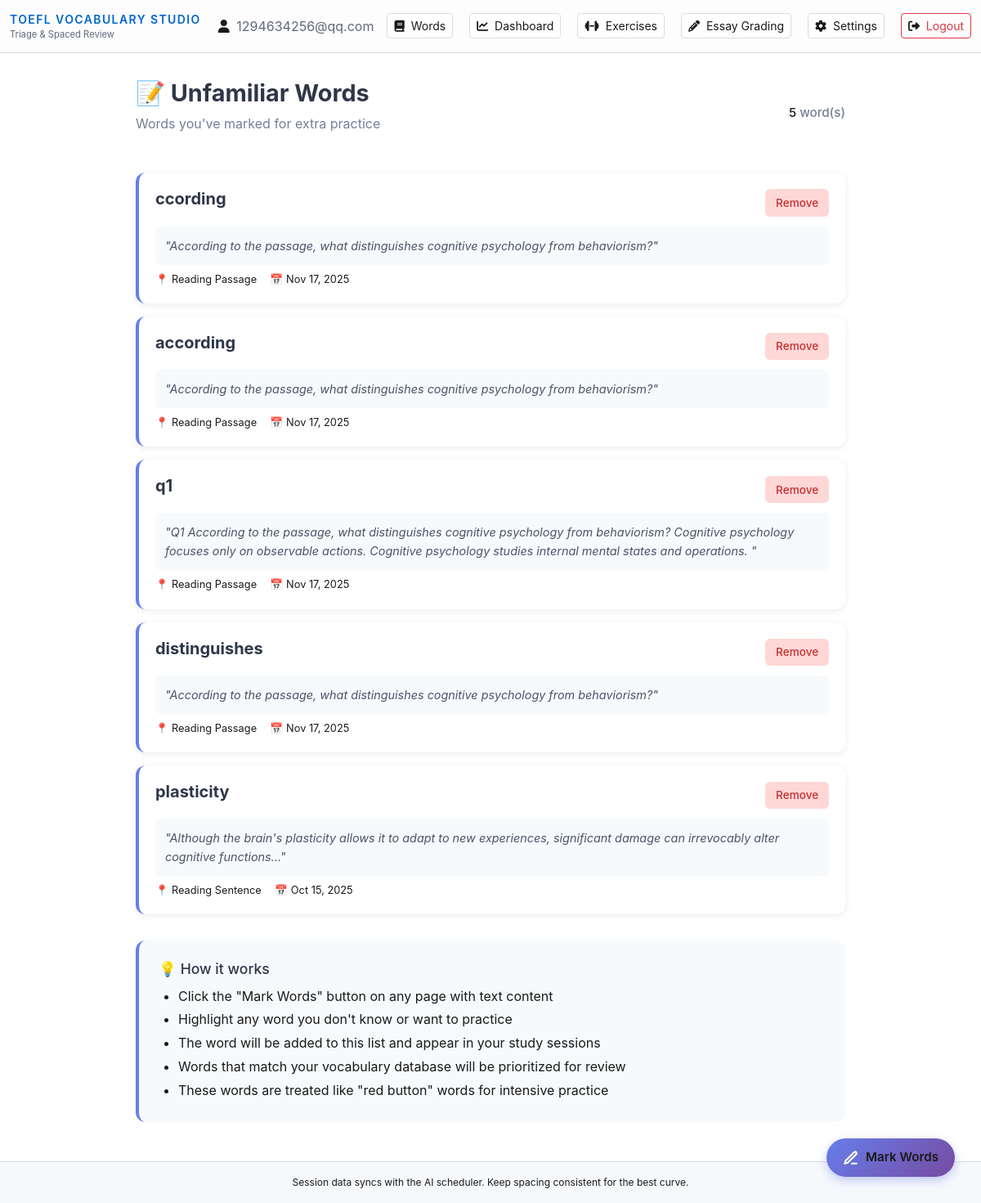
The app's page /vocab/unfamiliar-words (signed in) with its own data.
### models.py (models this page shows, shortened)
class User(db.Model):
    __tablename__ = 'users'
    id = db.Column(db.Integer, primary_key=True, index=True)
    email = db.Column(db.String(255), unique=True, index=True, nullable=False)
    password_hash = db.Column(db.String(255), nullable=False)
    daily_goal = db.Column(db.Integer, default=20, nullable=False)
    created_at = db.Column(db.DateTime(timezone=True), default=utcnow, nullable=False)
    words = db.relationship('UserWord', back_populates='user', cascade='all, delete-orphan')
    reviews = db.relationship('ReviewLog', back_populates='user', cascade='all, delete-orphan')

class UnfamiliarWord(db.Model):
    __tablename__ = 'unfamiliar_words'
    __table_args__ = (
        db.UniqueConstraint('user_id', 'word_text', name='uq_user_unfamiliar_word'),
    )
    id = db.Column(db.Integer, primary_key=True)
    user_id = db.Column(db.Integer, db.ForeignKey('users.id', ondelete='CASCADE'), nullable=False)
    word_text = db.Column(db.String(255), nullable=False, index=True)
    context = db.Column(db.Text, nullable=True)  # The sentence/paragraph where the word was found
    source = db.Column(db.String(100), nullable=True)  # e.g., 'reading_passage', 'exercise', etc.
    created_at = db.Column(db.DateTime(timezone=True), default=utcnow, nullable=False)
    user = db.relationship('User', backref='unfamiliar_words')

### app.py (the view)
@app.route('/vocab/unfamiliar-words')
@login_required
def unfamiliar_words_page():
    user = get_current_user()
    if not user:
        return redirect(url_for('login'))
    words = UnfamiliarWord.query.filter_by(user_id=user.id).order_by(
        UnfamiliarWord.created_at.desc()
    ).all()
    return render_template('unfamiliar_words.html', user=user, words=words)

### app.py (called while the page is built)
@app.before_request
def _assign_request_id():
    rid = request.headers.get("X-Request-Id") or request.headers.get("CF-Ray") or uuid4().hex[:12]
    g.request_id = rid
    g._request_start = time.monotonic()

@app.after_request
def _log_request(response):
    start = getattr(g, "_request_start", None)
    if start is not None:
        elapsed_ms = int((time.monotonic() - start) * 1000)
        current_app.logger.info("%s %s -> %s (%sms)", request.method, request.path, response.status_code, elapsed_ms)
    response.headers["X-Request-Id"] = getattr(g, "request_id", "-")
    return response

### utils.py (called while the page is built)
def login_required(f):
    @wraps(f)
    def decorated_function(*args, **kwargs):
        if 'user_id' not in session:
            flash('Please log in to access this page.', 'warning')
            return redirect(url_for('login'))
        return f(*args, **kwargs)
    return decorated_function

def get_current_user():
    user_id = session.get('user_id')
    if user_id:
        return User.query.get(user_id)
    return None

### templates/unfamiliar_words.html (shortened to what this page needs)
{% extends "base.html" %}
{% block head %}
<link rel="stylesheet" href="{{ url_for('static', filename='css/unfamiliar_words.css') }}">
{% endblock %}
{% block content %}
<div class="unfamiliar-words-container">
    <div class="unfamiliar-words-header">
        <div>
            <h2>📝 Unfamiliar Words</h2>
            <p style="color: #718096; margin-top: 0.5rem;">Words you've marked for extra practice</p>
        </div>
        <div class="unfamiliar-words-count">
            <span id="word-count">{{ words|length }}</span> word(s)
        </div>
    </div>
    {% if words %}
    <div class="unfamiliar-words-list" id="words-list">
        {% for uw in words %}
        <div class="unfamiliar-word-card" data-word-id="{{ uw.id }}">
            <div class="unfamiliar-word-header">
                <h3 class="unfamiliar-word-text">{{ uw.word_text }}</h3>
                <div class="unfamiliar-word-actions">
                    <button class="unfamiliar-word-btn btn-remove" onclick="removeWord({{ uw.id }}, '{{ uw.word_text }}')">
                        Remove
                    </button>
                </div>
            </div>
            {% if uw.context %}
            <div class="unfamiliar-word-context">
                "{{ uw.context }}"
            </div>
            {% endif %}
            <div class="unfamiliar-word-meta">
                {% if uw.source %}
                <div class="unfamiliar-word-source">
                    <span>📍</span>
                    <span>{{ uw.source|replace('_', ' ')|title }}</span>
                </div>
                {% endif %}
                <div class="unfamiliar-word-date">
                    <span>📅</span>
                    <span>{{ uw.created_at.strftime('%b %d, %Y') }}</span>
                </div>
            </div>
        </div>
        {% endfor %}
    </div>
    {% endif %}
    <div style="margin-top: 2rem; padding: 1.5rem; background: #f7fafc; border-radius: 0.75rem; border-left: 4px solid #667eea;">
        <h4 style="margin: 0 0 0.5rem 0; color: #2d3748; font-size: 1.1rem;">💡 How it works</h4>
        <ul style="margin: 0; padding-left: 1.5rem; color: #4a5568; line-height: 1.8;">
            <li>Click the "Mark Words" button on any page with text content</li>
            <li>Highlight any word you don't know or want to practice</li>
            <li>The word will be added to this list and appear in your study sessions</li>
            <li>Words that match your vocabulary database will be prioritized for review</li>
            <li>These words are treated like "red button" words for intensive practice</li>
        </ul>
    </div>
</div>
{% endblock %}

### templates/base.html (shortened to what this page needs)
<!DOCTYPE html>
<html lang="en">
<head>
    <link href="https://cdn.jsdelivr.net/npm/bootstrap@5.3.2/dist/css/bootstrap.min.css" rel="stylesheet">
    <link href="https://cdnjs.cloudflare.com/ajax/libs/font-awesome/6.4.0/css/all.min.css" rel="stylesheet">
    <link rel="stylesheet" href="{{ url_for('static', filename='css/unfamiliar_words.css') }}">
    {% block head %}{% endblock %}
</head>
<body>
    <nav class="navbar navbar-light">
        <div class="container-fluid">
            <a class="navbar-brand d-flex flex-column" href="{{ url_for('index') }}">
                <span class="brand-text">TOEFL Vocabulary Studio</span>
                <small class="text-muted" style="font-size: 0.7rem;">Triage & Spaced Review</small>
            </a>
            <div class="d-flex align-items-center gap-3">
                {% if session.user_id %}
                    <span class="text-muted">
                        <i class="fas fa-user me-1"></i>
                        {{ session.user_email }}
                    </span>
                    <a href="{{ url_for('browse_words') }}" class="btn btn-sm btn-outline-light me-1">
                        <i class="fas fa-book me-1"></i> Words
                    </a>
                    <a href="{{ url_for('main_dashboard') }}" class="btn btn-sm btn-outline-light me-1">
                        <i class="fas fa-chart-line me-1"></i> Dashboard
                    </a>
                    <a href="{{ url_for('exercises_hub') }}" class="btn btn-sm btn-outline-light me-1">
                        <i class="fas fa-dumbbell me-1"></i> Exercises
                    </a>
                    <a href="{{ url_for('essay_grading_home') }}" class="btn btn-sm btn-outline-light me-1">
                        <i class="fas fa-pencil-alt me-1"></i> Essay Grading
                    </a>
                    <a href="{{ url_for('settings') }}" class="btn btn-sm btn-outline-light me-1">
                        <i class="fas fa-cog me-1"></i> Settings
                    </a>
                    <a href="{{ url_for('logout') }}" class="btn btn-sm btn-outline-danger">
                        <i class="fas fa-sign-out-alt me-1"></i> Logout
                    </a>
                {% else %}
                    <a href="{{ url_for('login') }}" class="btn btn-sm btn-outline-light">Login</a>
                    <a href="{{ url_for('register') }}" class="btn btn-sm btn-primary">Register</a>
                {% endif %}
            </div>
        </div>
    </nav>
    <main class="container my-4">
        {% block content %}{% endblock %}
    </main>
    <footer class="footer text-center py-3 mt-5">
        <div class="container">
            Session data syncs with the AI scheduler. Keep spacing consistent for the best curve.
        </div>
    </footer>
</body>
</html>

### static/css/unfamiliar_words.css (style rules this page uses)
.word-selectable { cursor: text; user-select: text; }
.unfamiliar-words-container { max-width: 900px; margin: 2rem auto; padding: 0 1rem; }
.unfamiliar-words-header { display: flex; justify-content: space-between; align-items: center; margin-bottom: 2rem; }
.unfamiliar-words-header h2 { font-size: 1.8rem; font-weight: 700; color: #2d3748; }
.unfamiliar-words-count { font-size: 0.95rem; color: #718096; font-weight: 500; }
.unfamiliar-words-list { display: grid; gap: 1rem; }
.unfamiliar-word-card { background: white; border-radius: 0.75rem; padding: 1.25rem; box-shadow: 0 2px 8px rgba(0, 0, 0, 0.08); transition: all 0.2s ease; border-left: 4px solid #667eea; }
.unfamiliar-word-header { display: flex; justify-content: space-between; align-items: flex-start; margin-bottom: 0.75rem; }
.unfamiliar-word-text { font-size: 1.25rem; font-weight: 700; color: #2d3748; margin: 0; }
.unfamiliar-word-actions { display: flex; gap: 0.5rem; }
.unfamiliar-word-btn { padding: 0.4rem 0.8rem; border: none; border-radius: 0.375rem; font-size: 0.85rem; font-weight: 500; cursor: pointer; transition: all 0.2s ease; }
.btn-remove { background: #fed7d7; color: #c53030; }
.unfamiliar-word-context { font-size: 0.9rem; color: #4a5568; line-height: 1.6; font-style: italic; margin-bottom: 0.5rem; padding: 0.75rem; background: #f7fafc; border-radius: 0.375rem; }
.unfamiliar-word-meta { display: flex; gap: 1rem; font-size: 0.8rem; color: #a0aec0; }
.unfamiliar-word-source, .unfamiliar-word-date { display: flex; align-items: center; gap: 0.25rem; }

### templates/base.html (style rules this page uses)
:root { --toefl-bg: #ffffff; --toefl-text: #1a1a1a; --toefl-text-light: #606a7b; --toefl-border: #d7dde7; --toefl-border-light: #e7ecf5; --toefl-primary: #0066cc; --toefl-primary-hover: #0052a3; --toefl-success: #28a745; --toefl-danger: #dc3545; --toefl-warning: #ffc107; --toefl-info: #17a2b8; --toefl-highlight: #fff6cc; --toefl-highlight-blue: #e3f1ff; --toefl-highlight-green: #e6f8ee; --toefl-gray-bg: #f6f8fb; --toefl-nav-bg: #fdfdfd; --slate-900: #f4f7fb; --slate-800: #ecf0f8; --slate-700: #e2e7f3; --slate-400: #6f7d96; --slate-300: #8291aa; --slate-200: #c9d4e6; --slate-100: #1a1f2b; --slate-700-rgb: 226, 231, 243; --teal-500: #0d9488; --teal-400: #0ea5e9; --teal-300: #38bdf8; --teal-200: #bae6fd; --amber-400: #f59e0b; --amber-300: #fbbf24; --amber-200: #fde68a; --rose-400: #fb7185; --rose-300: #fda4af; --rose-200: #fecdd3; --emerald-400: #34d399; --emerald-300: #6ee7b7; --cyan-400: #22d3ee; --purple: #a855f7; --purple-300: #c4b5fd; --blue: #2563eb; --blue-300: #60a5fa; --green: #22c55e; --orange: #fb923c; --gray-300: #d1d5db; --gray-200: #e5e7eb; }
body { background: var(--toefl-bg); color: var(--toefl-text); min-height: 100vh; font-family: -apple-system, BlinkMacSystemFont, 'Segoe UI', Roboto, Oxygen, Ubuntu, Cantarell, sans-serif; }
.navbar { background: var(--toefl-nav-bg); border-bottom: 1px solid var(--toefl-border); }
.text-muted { color: var(--toefl-text-light) !important; }
.brand-text { color: var(--toefl-primary); font-weight: 600; text-transform: uppercase; letter-spacing: 0.1em; font-size: 0.875rem; }
.footer { background: var(--toefl-gray-bg); border-top: 1px solid var(--toefl-border); color: var(--toefl-text-light); font-size: 0.75rem; }
p, h1, h2, h3, h4, h5, h6, label, span, div, li, td, th { color: var(--toefl-text); }
strong, b, em, i { color: var(--toefl-text); }
a:not(.btn) { color: var(--toefl-primary); }
.btn-outline-light { color: var(--toefl-text); border-color: var(--toefl-border); background: white; }
.btn-outline-danger { color: var(--toefl-danger); border-color: var(--toefl-danger); }

### records on screen
User: user_email "1294634256@qq.com"
UnfamiliarWord: word_text "ccording", context "According to the passage, what distinguishes cognitive psychology from behaviorism?", source "Reading Passage", created_at "Nov 17, 2025"
UnfamiliarWord: word_text "according", context "According to the passage, what distinguishes cognitive psychology from behaviorism?", source "Reading Passage", created_at "Nov 17, 2025"
UnfamiliarWord: word_text "q1", context "Q1 According to the passage, what distinguishes cognitive psychology from behaviorism? Cognitive psychology focuses only on observable actions. Cognitive psychology studies internal mental states and operations.", source "Reading Passage", created_at "Nov 17, 2025"
UnfamiliarWord: word_text "distinguishes", context "According to the passage, what distinguishes cognitive psychology from behaviorism?", source "Reading Passage", created_at "Nov 17, 2025"
UnfamiliarWord: word_text "plasticity", context "Although the brain's plasticity allows it to adapt to new experiences, significant damage can irrevocably alter cognitive functions...", source "Reading Sentence", created_at "Oct 15, 2025"

### other values on screen
{{ words|length }} "5"
